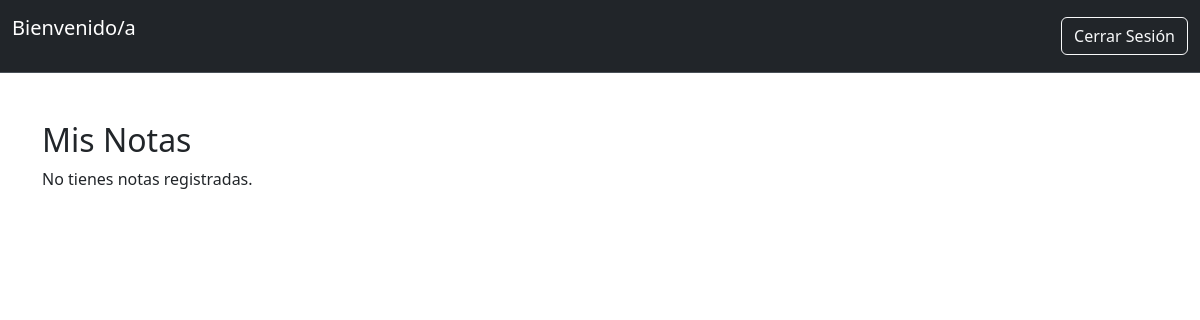
Before: /entradas/leerNotas.php (signed in) with the older database file.
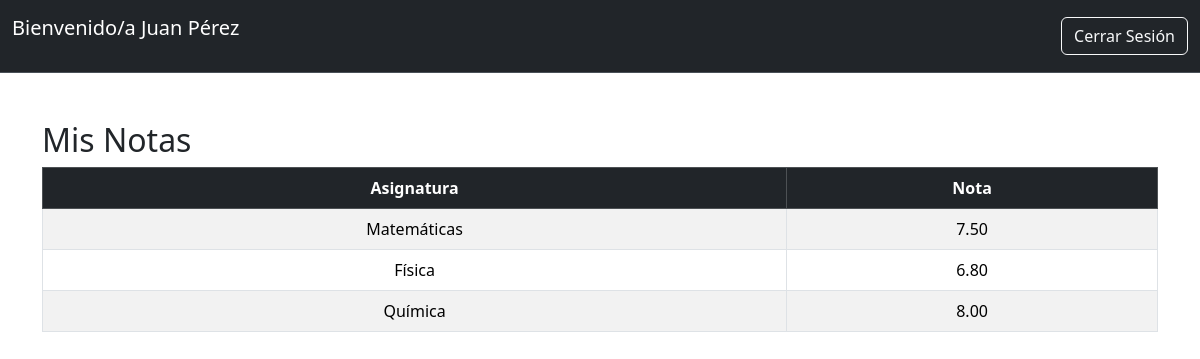
After: the same page with the newer database file.
### tables this page shows
CREATE TABLE tbl_notas (
    id_nota INT AUTO_INCREMENT PRIMARY KEY NOT NULL,
    id_usuario INT NOT NULL,
    id_materia INT NOT NULL,
    nota_alumno_materia DECIMAL(4,2) NOT NULL,
    FOREIGN KEY (id_usuario) REFERENCES tbl_usuario(id_usuario),
    FOREIGN KEY (id_materia) REFERENCES tbl_materias(id_materia)
);

CREATE TABLE tbl_materias (
    id_materia INT AUTO_INCREMENT PRIMARY KEY NOT NULL,
    nombre_materia VARCHAR(50) NOT NULL,
    horas_materia VARCHAR(50) NOT NULL
);

### entradas/leerNotas.php (the view, shortened to what this page needs)
<?php
require_once "../db/conexion.php";
$alumno_id = $_SESSION['usuario_id'];
$sql = "SELECT m.nombre_materia AS assignatura, n.nota_alumno_materia AS nota
        FROM tbl_notas n
        INNER JOIN tbl_materias m ON n.id_materia = m.id_materia
        WHERE n.id_usuario = '$alumno_id'";
$result = mysqli_query($conn, $sql);
?>
<!DOCTYPE html>
<html lang="es">
<head>
    <link href="https://cdn.jsdelivr.net/npm/bootstrap@5.3.2/dist/css/bootstrap.min.css" rel="stylesheet">
    <link href="https://cdnjs.cloudflare.com/ajax/libs/font-awesome/6.4.0/css/all.min.css" rel="stylesheet">
</head>
<body>
    <nav class="navbar bg-dark border-bottom border-body" data-bs-theme="dark">
        <div class="container-fluid">
        <a class="navbar-brand"><p>Bienvenido/a <?php echo "Bienvenido " . isset($_SESSION['nombre_completo']) ? $_SESSION['nombre_completo'] : 'Usuario no autenticado'; ?></p></a>
        <div class="d-flex">
                <a href="../queries/logout.php" class="btn btn-outline-light ms-auto">Cerrar Sesión</a>
            </div>
        </div>
    </nav>
    <div class="container my-5">
        <h2>Mis Notas</h2>
        <?php if (mysqli_num_rows($result) > 0): ?>
            <div class="table-responsive">
                <table class="table table-bordered table-hover table-striped text-center">
                    <thead class="table-dark">
                        <tr>
                            <th>Asignatura</th>
                            <th>Nota</th>
                        </tr>
                    </thead>
                    <tbody>
                        <?php while ($row = mysqli_fetch_assoc($result)): ?>
                            <tr>
                                <td><?php echo htmlspecialchars($row['assignatura']); ?></td>
                                <td><?php echo htmlspecialchars($row['nota']); ?></td>
                            </tr>
                        <?php endwhile; ?>
                    </tbody>
                </table>
            </div>
        <?php else: ?>
            <p>No tienes notas registradas.</p>
        <?php endif; ?>
    </div>
</body>
</html>

Changed rows visible on the page:
added tbl_notas: id_materia.nombre_materia "Matemáticas", nota_alumno_materia "7.50"
added tbl_notas: id_materia.nombre_materia "Física", nota_alumno_materia "6.80"
added tbl_notas: id_materia.nombre_materia "Química", nota_alumno_materia "8.00"
Other visible differences:
$_SESSION['nombre_completo']: (not shown) → "Juan Pérez"
text no longer shown: "No tienes notas registradas."
text now shown: "Asignatura Nota"
